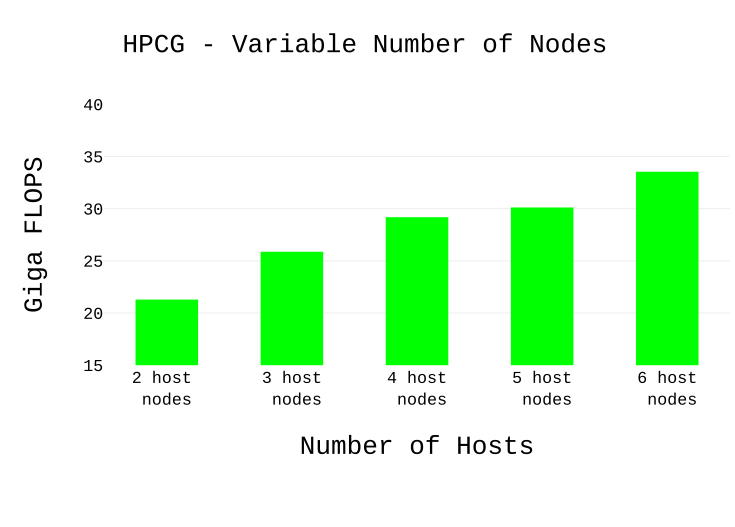

The script that drew this image:
import plotly.plotly as py
import plotly.graph_objs as go

trace1 = go.Bar(
            text=dict(family='Courier New, monospace',size=14,color='#000000'),
	    marker=dict(color=['#00ff00','#00ff00','#00ff00','#00ff00','#00ff00']),
            x=['2 host <br>nodes','3 host<br> nodes','4 host<br> nodes','5 host<br> nodes','6 host<br> nodes'	
            ],
            y=[21.2847,25.8752,29.1805,30.1135,33.5382
	    ]
              )
data = [trace1]

layout = go.Layout(
	    margin = dict(l = 100, r = 0, b = 150, t = -100),
	    bargap=0.5,
            barmode='group',
            title="HPCG - Variable Number of Nodes",
 	    titlefont=dict(family='Courier New, monospace',size=25,color='#000000'),
            
            xaxis=dict( 
                title='Number of Hosts',
		titlefont=dict(family='Courier New, monospace',size=25,color='#000000'),
		tickfont=dict(family='Courier New, monospace',size=16,color='#000000')
                ),
            yaxis=dict(
                title='Giga FLOPS',
		titlefont=dict(family='Courier New, monospace',size=25,color='#000000'),
		tickfont=dict(family='Courier New, monospace',size=16,color='#000000'),
		range=[15,40]
                )           
            )



fig = go.Figure(data=data, layout=layout)
py.image.save_as(fig, filename="hpcg_multiple_hosts.pdf") 
